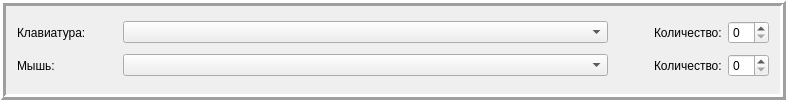
        <widget class="QFrame" name="frame_8">
         <property name="frameShape">
          <enum>QFrame::Box</enum>
         </property>
         <property name="frameShadow">
          <enum>QFrame::Raised</enum>
         </property>
         <property name="lineWidth">
          <number>3</number>
         </property>
         <layout class="QGridLayout" name="gridLayout_8">
          <item row="0" column="0">
           <layout class="QHBoxLayout" name="horizontalLayout_17">
            <item>
             <widget class="QLabel" name="label_46">
              <property name="minimumSize">
               <size>
                <width>100</width>
                <height>0</height>
               </size>
              </property>
              <property name="text">
               <string>Клавиатура: </string>
              </property>
             </widget>
            </item>
            <item>
             <widget class="QComboBox" name="comboBox_KB">
              <property name="minimumSize">
               <size>
                <width>485</width>
                <height>0</height>
               </size>
              </property>
             </widget>
            </item>
            <item>
             <spacer name="horizontalSpacer_24">
              <property name="orientation">
               <enum>Qt::Horizontal</enum>
              </property>
              <property name="sizeHint" stdset="0">
               <size>
                <width>40</width>
                <height>20</height>
               </size>
              </property>
             </spacer>
            </item>
            <item>
             <widget class="QLabel" name="label_47">
              <property name="text">
               <string>Количество:</string>
              </property>
             </widget>
            </item>
            <item>
             <widget class="QSpinBox" name="spinBox_KB"/>
            </item>
           </layout>
          </item>
          <item row="1" column="0">
           <layout class="QHBoxLayout" name="horizontalLayout_18">
            <item>
             <widget class="QLabel" name="label_50">
              <property name="minimumSize">
               <size>
                <width>100</width>
                <height>0</height>
               </size>
              </property>
              <property name="text">
               <string>Мышь: </string>
              </property>
             </widget>
            </item>
            <item>
             <widget class="QComboBox" name="comboBox_Mouse">
              <property name="minimumSize">
               <size>
                <width>485</width>
                <height>0</height>
               </size>
              </property>
             </widget>
            </item>
            <item>
             <spacer name="horizontalSpacer_25">
              <property name="orientation">
               <enum>Qt::Horizontal</enum>
              </property>
              <property name="sizeHint" stdset="0">
               <size>
                <width>40</width>
                <height>20</height>
               </size>
              </property>
             </spacer>
            </item>
            <item>
             <widget class="QLabel" name="label_51">
              <property name="text">
               <string>Количество:</string>
              </property>
             </widget>
            </item>
            <item>
             <widget class="QSpinBox" name="spinBox_Mouse"/>
            </item>
           </layout>
          </item>
         </layout>
        </widget>
